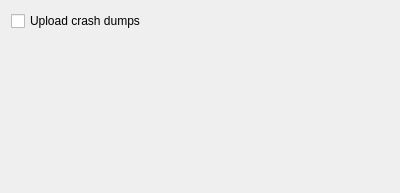
<?xml version="1.0" encoding="UTF-8"?>
<ui version="4.0">
 <class>CSettingsAdvancedComponent</class>
 <widget class="QFrame" name="CSettingsAdvancedComponent">
  <property name="geometry">
   <rect>
    <x>0</x>
    <y>0</y>
    <width>400</width>
    <height>193</height>
   </rect>
  </property>
  <property name="windowTitle">
   <string>sample_hotkeys</string>
  </property>
  <layout class="QGridLayout" name="gl_SettingsAdvanced">
   <item row="0" column="0">
    <widget class="QCheckBox" name="m_crashDumpsUpload">
     <property name="text">
      <string>Upload crash dumps</string>
     </property>
    </widget>
   </item>
   <item row="1" column="0">
    <spacer name="vs_SettingsAdvanced">
     <property name="orientation">
      <enum>Qt::Vertical</enum>
     </property>
     <property name="sizeHint" stdset="0">
      <size>
       <width>20</width>
       <height>40</height>
      </size>
     </property>
    </spacer>
   </item>
  </layout>
 </widget>
 <layoutdefault spacing="6" margin="11"/>
 <resources/>
 <connections/>
</ui>
